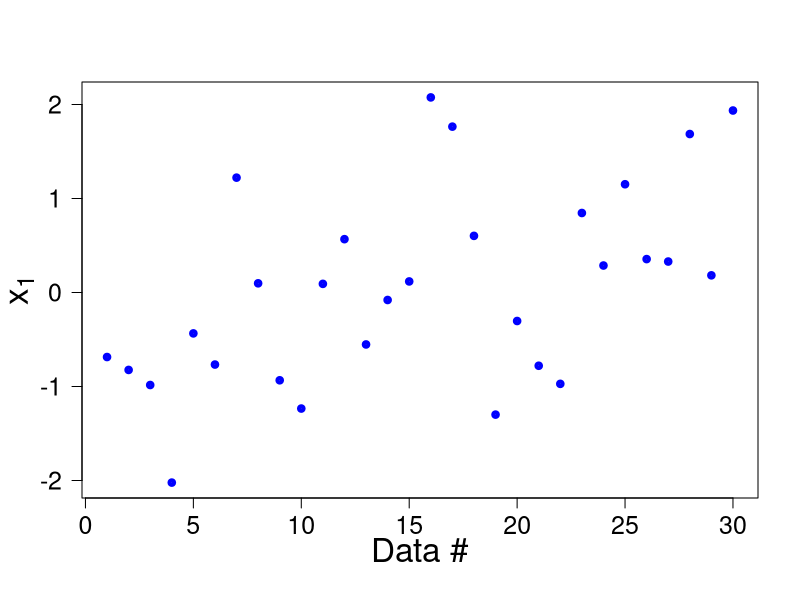

R code for this plot:
print('file: LookScatter.R')
x1 = c(-0.68644, -0.82379, -0.98416, -2.02230, -0.43507, -0.76655,
       1.22178, 0.09767, -0.93391, -1.23458, 0.09188, 0.56736,
       -0.55276, -0.07969, 0.11767, 2.07541, 1.76443, 0.60249,
       -1.29916, -0.30322, -0.77935, -0.97190, 0.84580, 0.28698,
       1.15160, 0.35533, 0.32936, 1.68584, 0.18260, 1.93600)
# png('x1PlotScatter220218s.png',width=16,height=12,units='cm',res=300)
plot(x1,type='p',lwd=4,cex=0.6,col='blue',xaxt='n',yaxt='n',xlab='',ylab='') 
axis(1,cex.axis=1.5)
axis(2,cex.axis=1.5,las=1)
mtext('Data #',side=1,line=2.4,cex=2)
mtext(expression(x[1]),side=2,line=2.2,cex=2)
# dev.off()
# ------------------------------------------------------------------------------------
# REMARKS: 
# xaxt='n' NO NUMBER ON X-AXIS; NUMBERS WILL BE ADDED USING 'axis()'
# xlab=''  NO LABELS ON X-AXIS; LABELS WILL BE ADDED USING 'mtext()'
# axis(1,cex.axis=1.5) ADD NUMBERS TO THE 1. AXIS (X-AXIS), CHARACTER SIZE 1.5 TIMES DEFAULT
# axis(2,cex.axis=1.5,las=1) ADD NUMBERS TO THE 2. AXIS (Y-AXIS); 'las=1' FOR HORIZONTAL NUMBERS
# mtext('Data #',side=1,line=2.4,cex=2)   ADD LABEL 'Data #' TO 1. AXIS, CHARACTER SIZE 2 TIMES DEFAULT
# mtext(expression(x[1]),side=2,line=2.2,cex=2)   ADD LABEL x with supscript 1 TO 2. AXIS (Y-AXIS)
